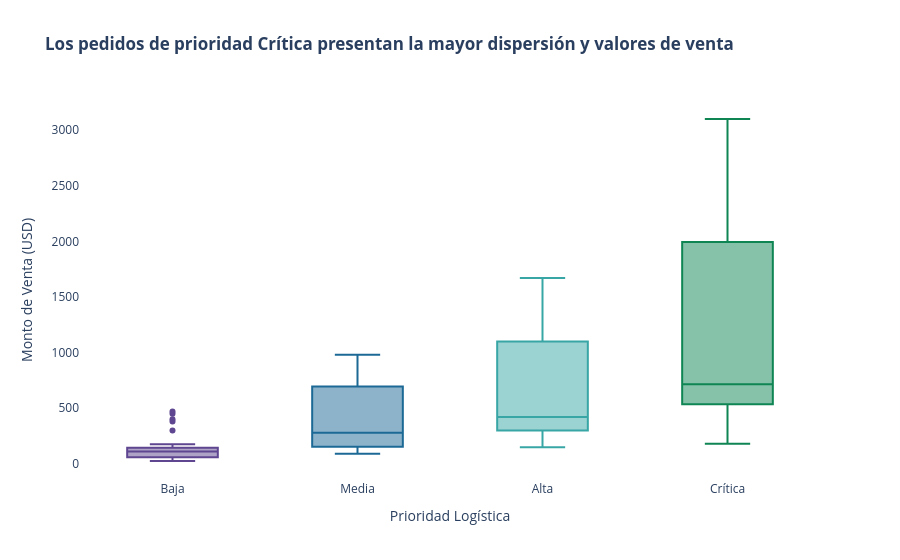

Notebook source saved alongside this figure:
### Markdown cell above
Esta visualizacion tiene como objetivo el analizar cómo se distribuyen los montos de venta según el nivel de prioridad logística, identificando valores atípicos.

### Code cell
# grafico 3
# -------------------------------------------------------------------------------

# titulo y legendas
title = '<b>Los pedidos de prioridad Crítica presentan la mayor dispersión y valores de venta</b>'
labels = {
       _Monto_Venta_USD_: 'Monto de Venta (USD)', 
       _Nivel_Prioridad_: 'Prioridad Logística'}

# orden para la variable de prioridad
orden_prioridad = ['Baja', 'Media', 'Alta', 'Crítica']
orden_palette = [_color_gray, _color_tecmi_light, _color_info, _color_primary]

# grafica
fig3 = px.box(df, 
             x=_Nivel_Prioridad_, 
             y=_Monto_Venta_USD_,
             color=_Nivel_Prioridad_,
             category_orders={_Nivel_Prioridad_: orden_prioridad},
             title=title,
             color_discrete_sequence=px.colors.qualitative.Prism,
             labels=labels)

# se define el fondo del layout
fig3.update_layout(showlegend=False, plot_bgcolor=_color_white)
fig3.show()

### Figure 1 — Plotly figure (JSON) as saved in the notebook; plotly's stock layout.template omitted (floating-point values rounded to 4 significant figures)
{"data": [{"alignmentgroup": "True", "hovertemplate": "Prioridad Logística=%{x}<br>Monto de Venta (USD)=%{y}<extra></extra>", "legendgroup": "Baja", "marker": {"color": "rgb(95, 70, 144)"}, "name": "Baja", "notched": false, "offsetgroup": "Baja", "orientation": "v", "showlegend": true, "type": "box", "x": ["Baja", "Baja", "Baja", "Baja", "Baja", "Baja", "Baja", "Baja", "Baja", "Baja", "Baja", "Baja", "Baja", "Baja", "Baja", "Baja", "Baja", "Baja", "Baja", "Baja", "Baja", "Baja", "Baja", "Baja", "Baja", "Baja", "Baja", "Baja", "Baja", "Baja", "Baja", "Baja", "Baja", "Baja", "Baja", "Baja"], "x0": " ", "xaxis": "x", "y": [45.99, 125.3, 35.0, 120.0, 95.0, 400.0, 85.0, 140.0, 25.5, 75.25, 300.2, 45.0, 115.0, 110.2, 150.5, 55.0, 120.0, 95.0, 42.0, 450.0, 130.0, 160.0, 65.0, 88.5, 380.0, 49.99, 130.2, 105.0, 145.5, 38.0, 110.0, 85.0, 52.0, 470.0, 145.0, 175.0], "y0": " ", "yaxis": "y"}, {"alignmentgroup": "True", "hovertemplate": "Prioridad Logística=%{x}<br>Monto de Venta (USD)=%{y}<extra></extra>", "legendgroup": "Media", "marker": {"color": "rgb(29, 105, 150)"}, "name": "Media", "notched": false, "offsetgroup": "Media", "orientation": "v", "showlegend": true, "type": "box", "x": ["Media", "Media", "Media", "Media", "Media", "Media", "Media", "Media", "Media", "Media", "Media", "Media", "Media", "Media", "Media", "Media", "Media", "Media", "Media", "Media", "Media", "Media", "Media", "Media", "Media", "Media", "Media", "Media", "Media", "Media", "Media", "Media", "Media", "Media", "Media", "Media", "Media", "Media", "Media", "Media", "Media", "Media", "Media"], "x0": " ", "xaxis": "x", "y": [320.0, 890.0, 95.5, 650.4, 89.9, 150.2, 210.8, 110.0, 980.0, 290.0, 195.0, 135.0, 780.0, 410.0, 190.0, 335.5, 820.0, 145.0, 740.2, 280.0, 125.8, 180.0, 890.2, 310.2, 115.0, 210.5, 950.5, 375.0, 145.0, 710.0, 245.0, 220.0, 430.0, 860.5, 165.0, 790.2, 310.0, 140.8, 195.0, 910.2, 335.2, 125.0, 235.5], "y0": " ", "yaxis": "y"}, {"alignmentgroup": "True", "hovertemplate": "Prioridad Logística=%{x}<br>Monto de Venta (USD)=%{y}<extra></extra>", "legendgroup": "Alta", "marker": {"color": "rgb(56, 166, 165)"}, "name": "Alta", "notched": false, "offsetgroup": "Alta", "orientation": "v", "showlegend": true, "type": "box", "x": ["Alta", "Alta", "Alta", "Alta", "Alta", "Alta", "Alta", "Alta", "Alta", "Alta", "Alta", "Alta", "Alta", "Alta", "Alta", "Alta", "Alta", "Alta", "Alta", "Alta", "Alta", "Alta", "Alta", "Alta", "Alta", "Alta", "Alta", "Alta", "Alta", "Alta", "Alta", "Alta", "Alta", "Alta", "Alta", "Alta", "Alta", "Alta", "Alta", "Alta", "Alta", "Alta", "Alta"], "x0": " ", "xaxis": "x", "y": [1250.0, 210.0, 450.2, 580.0, 340.5, 150.0, 1100.0, 280.4, 310.5, 1551.0, 610.2, 245.0, 320.0, 1351.0, 260.4, 280.0, 490.8, 1200.0, 310.0, 240.5, 1100.0, 510.0, 295.5, 1421.0, 540.0, 340.2, 390.0, 1580.0, 420.8, 270.0, 350.5, 1670.0, 295.8, 315.0, 570.0, 1320.0, 350.0, 280.5, 1180.0, 540.0, 320.5, 1491.0, 590.0], "y0": " ", "yaxis": "y"}, {"alignmentgroup": "True", "hovertemplate": "Prioridad Logística=%{x}<br>Monto de Venta (USD)=%{y}<extra></extra>", "legendgroup": "Crítica", "marker": {"color": "rgb(15, 133, 84)"}, "name": "Crítica", "notched": false, "offsetgroup": "Crítica", "orientation": "v", "showlegend": true, "type": "box", "x": ["Crítica", "Crítica", "Crítica", "Crítica", "Crítica", "Crítica", "Crítica", "Crítica", "Crítica", "Crítica", "Crítica", "Crítica", "Crítica", "Crítica", "Crítica", "Crítica", "Crítica", "Crítica", "Crítica", "Crítica", "Crítica", "Crítica", "Crítica", "Crítica", "Crítica", "Crítica", "Crítica", "Crítica"], "x0": " ", "xaxis": "x", "y": [180.8, 2100.0, 1750.0, 420.0, 720.0, 500.0, 2500.0, 850.5, 550.0, 1890.0, 380.0, 620.0, 2800.0, 920.5, 480.0, 550.0, 2200.0, 680.0, 1100.0, 590.0, 2950.0, 410.2, 710.0, 3100.0, 980.5, 520.0, 610.0, 2400.0], "y0": " ", "yaxis": "y"}], "layout": {"boxmode": "overlay", "legend": {"title": {"text": "Prioridad Logística"}, "tracegroupgap": 0}, "plot_bgcolor": "#ffffff", "showlegend": false, "title": {"text": "<b>Los pedidos de prioridad Crítica presentan la mayor dispersión y valores de venta</b>"}, "xaxis": {"anchor": "y", "categoryarray": ["Baja", "Media", "Alta", "Crítica"], "categoryorder": "array", "domain": [0, 1], "title": {"text": "Prioridad Logística"}}, "yaxis": {"anchor": "x", "domain": [0, 1], "title": {"text": "Monto de Venta (USD)"}}}}
